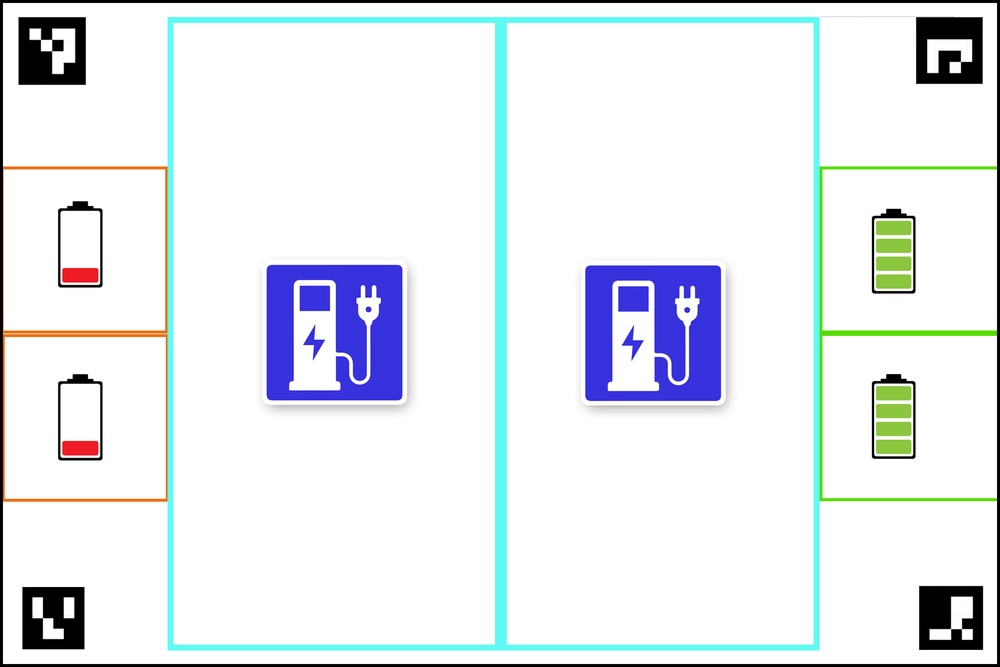
#> input picture Sebastien1/field_base.jpg, 1000 x 667 px, shrunk from 1701 x 1134 before the run
$ python -i find_robot.py   (imports and definitions only)
#> lines starting #> are read from the running program, lines starting #| are printed output that depends on the picture; after the words box and inside, x2 and y2 are one past the last pixel; in counts of white or black regions, pixels touching at a corner belong together
import cv2
import numpy as np

def find_robot(robot_zone_img):
    h_min = (0, 108, 170)
    h_max = (255, 255, 255)
    robot_zone_img = cv2.cvtColor(robot_zone_img, cv2.COLOR_RGB2HSV)
#> robot_zone_img: shape (667, 1000, 3); mean H, S, V 17.5, 17.7, 242.2
    img_bin_r = cv2.inRange(robot_zone_img, h_min, h_max)
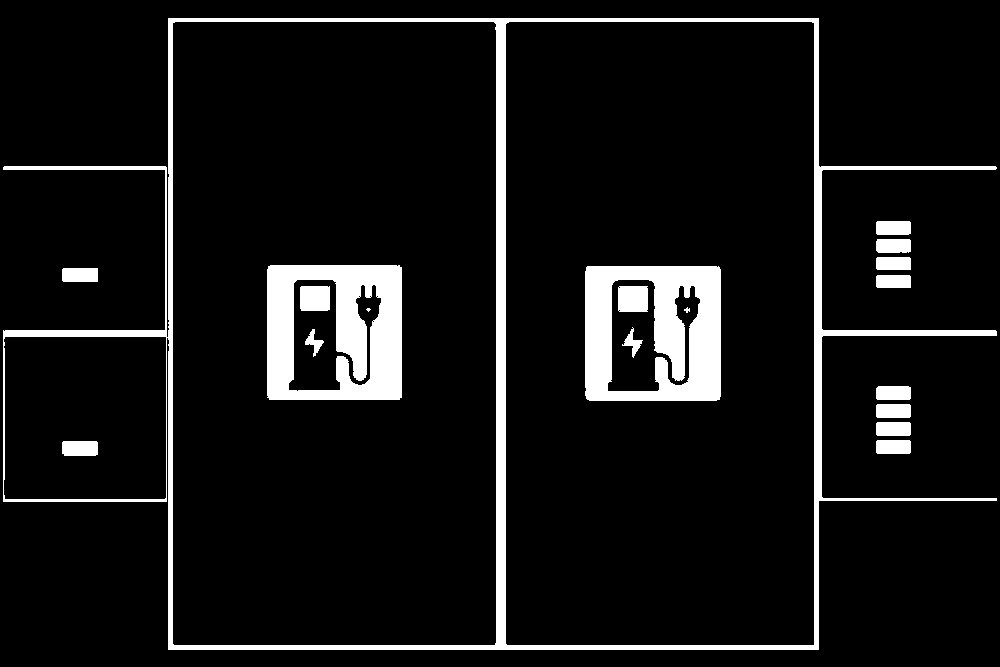
#> img_bin_r: shape (667, 1000); 8.5% white; 19 white regions (1 under 20 px), largest, box (x1, y1, x2, y2) and area: (3, 18, 997, 650) 24680, (267, 265, 402, 400) 12530, (585, 266, 721, 401) 12494

    kernel = np.ones((5, 5), 'uint8')
    thresh = cv2.erode(img_bin_r, kernel, iterations=4)
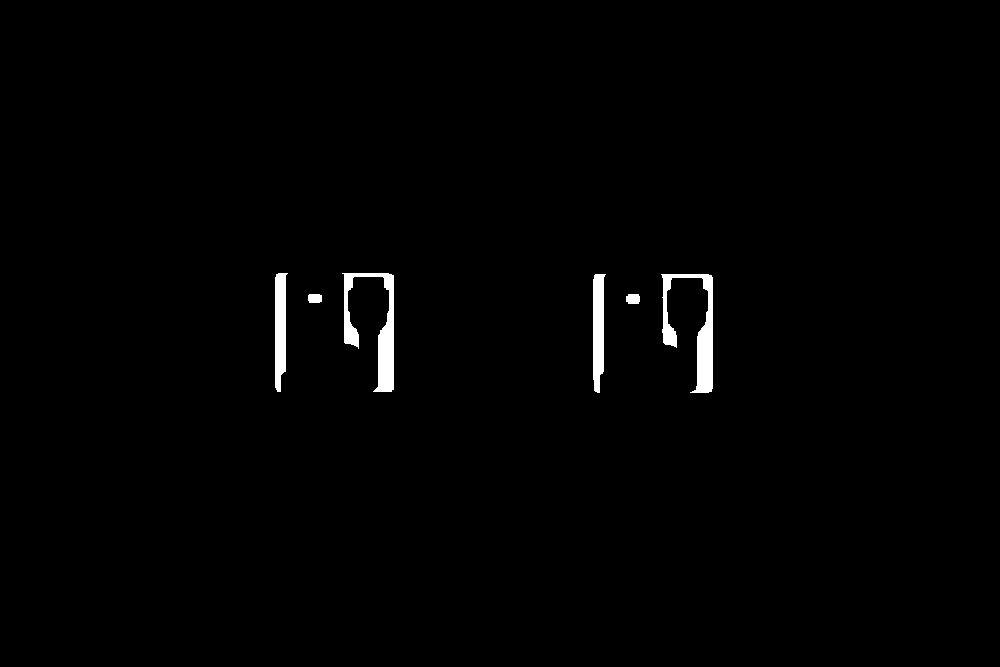
#> thresh: shape (667, 1000); 1% white; 6 white regions, box (x1, y1, x2, y2) and area: (342, 273, 394, 392) 2133, (661, 274, 713, 393) 2103, (593, 274, 606, 393) 1213, (275, 273, 288, 392) 1206, (626, 294, 640, 304) 128, (308, 294, 322, 303) 119
    img_bin_r = cv2.dilate(thresh, kernel, iterations=3)
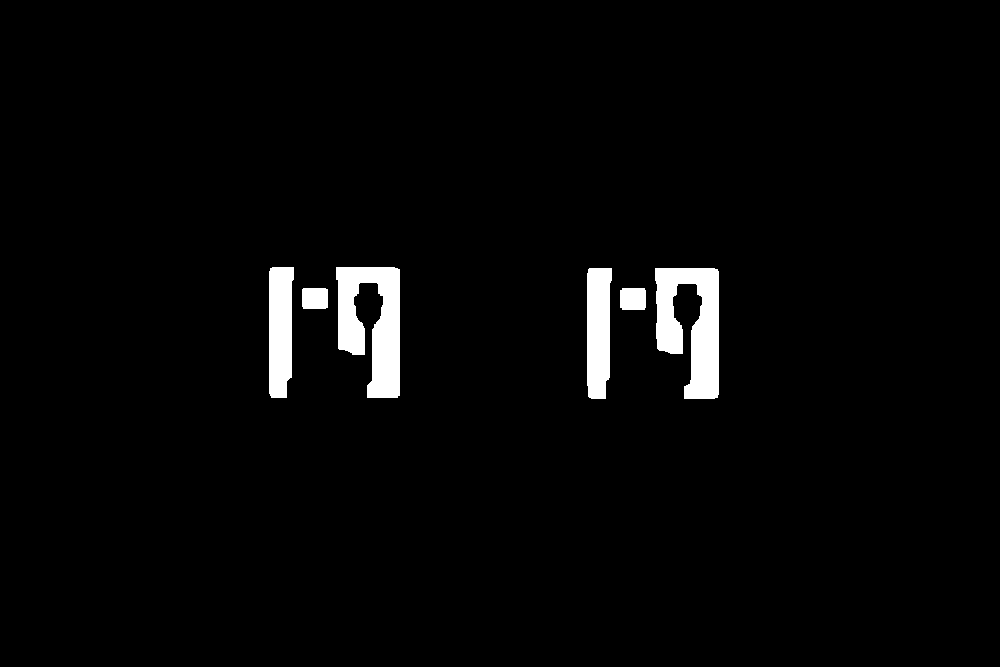
#> img_bin_r: shape (667, 1000); 2.7% white; 6 white regions, box (x1, y1, x2, y2) and area: (336, 267, 400, 398) 5517, (655, 268, 719, 399) 5499, (587, 268, 612, 399) 2941, (269, 267, 294, 398) 2934, (620, 288, 646, 310) 560, (302, 288, 328, 309) 539

    #bitwiseNot_r = cv2.bitwise_not(img_bin_r)

    summa = np.sum(img_bin_r, axis=1)
#> summa = 667 values, max 46920 at index 291, min 0 at index 0, mean 6877.7
    dafk = np.where(summa > 10000)

    if len(dafk[0]) > 1:
        return dafk[0][0], dafk[0][len(dafk[0]) - 1]
    else:
        return None, None

>>> import cv2
>>> picture = cv2.cvtColor(cv2.imread('field_base.jpg'), cv2.COLOR_BGR2RGB)
>>> result = find_robot(picture)
#> result = (267, 398)
